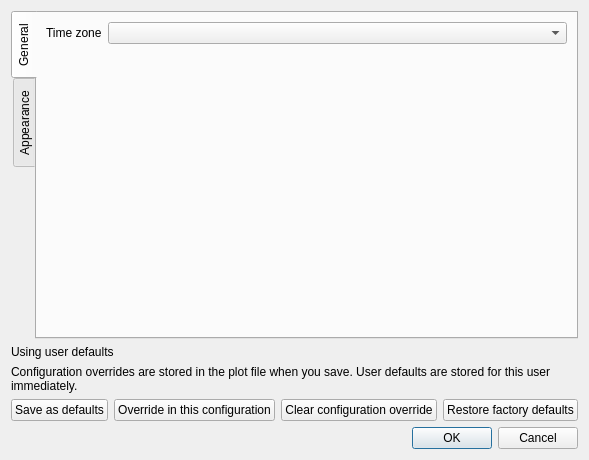
<?xml version="1.0" encoding="UTF-8"?>
<ui version="4.0">
 <class>PreferencesDialog</class>
 <widget class="QDialog" name="PreferencesDialog">
  <property name="geometry">
   <rect>
    <x>0</x>
    <y>0</y>
    <width>560</width>
    <height>460</height>
   </rect>
  </property>
  <property name="windowTitle">
   <string>Preferences</string>
  </property>
  <layout class="QVBoxLayout" name="verticalLayout">
   <item>
    <widget class="QTabWidget" name="tabWidget">
     <property name="tabPosition">
      <enum>QTabWidget::West</enum>
     </property>
     <widget class="QWidget" name="tabGeneral">
      <attribute name="title">
       <string>General</string>
      </attribute>
      <layout class="QFormLayout" name="formLayout">
       <item row="0" column="0">
        <widget class="QLabel" name="labelTimeZone">
         <property name="text">
          <string>Time zone</string>
         </property>
        </widget>
       </item>
       <item row="0" column="1">
        <widget class="rqt_multiplot::MatchFilterComboBox" name="comboTimeZone"/>
       </item>
      </layout>
     </widget>
     <widget class="QWidget" name="tabAppearance">
      <attribute name="title">
       <string>Appearance</string>
      </attribute>
      <layout class="QVBoxLayout" name="verticalLayoutAppearance">
       <item>
        <layout class="QFormLayout" name="formLayoutAppearance">
         <item row="0" column="0">
          <widget class="QLabel" name="labelTheme">
           <property name="text">
            <string>Theme</string>
           </property>
          </widget>
         </item>
         <item row="0" column="1">
          <widget class="QComboBox" name="comboTheme"/>
         </item>
         <item row="1" column="0">
          <widget class="QLabel" name="labelOpenGLCanvas">
           <property name="text">
            <string>OpenGL canvas</string>
           </property>
          </widget>
         </item>
         <item row="1" column="1">
          <widget class="QCheckBox" name="checkOpenGLCanvas">
           <property name="text">
            <string>Use OpenGL for plot drawing</string>
           </property>
           <property name="checked">
            <bool>false</bool>
           </property>
          </widget>
         </item>
        </layout>
       </item>
       <item>
        <widget class="QGroupBox" name="groupPlotTitles">
         <property name="title">
          <string>Plot titles</string>
         </property>
         <layout class="QFormLayout" name="formLayoutPlotTitles">
          <item row="0" column="0">
           <widget class="QLabel" name="labelPlotTitleFontSize">
            <property name="text">
             <string>Font size</string>
            </property>
           </widget>
          </item>
          <item row="0" column="1">
           <widget class="QSpinBox" name="spinPlotTitleFontSize">
            <property name="minimum">
             <number>6</number>
            </property>
            <property name="maximum">
             <number>72</number>
            </property>
            <property name="value">
             <number>11</number>
            </property>
           </widget>
          </item>
          <item row="1" column="0">
           <widget class="QLabel" name="labelPlotTitleWeight">
            <property name="text">
             <string>Weight</string>
            </property>
           </widget>
          </item>
          <item row="1" column="1">
           <widget class="QComboBox" name="comboPlotTitleWeight">
            <item>
             <property name="text">
              <string>Regular</string>
             </property>
            </item>
            <item>
             <property name="text">
              <string>Bold</string>
             </property>
            </item>
            <property name="currentIndex">
             <number>1</number>
            </property>
           </widget>
          </item>
          <item row="2" column="0">
           <widget class="QLabel" name="labelPlotTitleColor">
            <property name="text">
             <string>Color</string>
            </property>
           </widget>
          </item>
          <item row="2" column="1">
           <layout class="QHBoxLayout" name="horizontalLayoutPlotTitleColor">
            <item>
             <widget class="QFrame" name="framePlotTitleColor">
              <property name="minimumSize">
               <size>
                <width>0</width>
                <height>23</height>
               </size>
              </property>
              <property name="frameShape">
               <enum>QFrame::StyledPanel</enum>
              </property>
              <property name="frameShadow">
               <enum>QFrame::Sunken</enum>
              </property>
              <layout class="QGridLayout" name="gridLayoutPlotTitleColor">
               <property name="margin">
                <number>0</number>
               </property>
               <item row="0" column="0">
                <widget class="QLabel" name="labelPlotTitleColorSwatch">
                 <property name="cursor">
                  <cursorShape>PointingHandCursor</cursorShape>
                 </property>
                 <property name="text">
                  <string/>
                 </property>
                 <property name="alignment">
                  <set>Qt::AlignCenter</set>
                 </property>
                </widget>
               </item>
              </layout>
             </widget>
            </item>
            <item>
             <widget class="QCheckBox" name="checkPlotTitleAutoColor">
              <property name="text">
               <string>Auto</string>
              </property>
              <property name="checked">
               <bool>true</bool>
              </property>
             </widget>
            </item>
           </layout>
          </item>
          <item row="3" column="0">
           <widget class="QLabel" name="labelPlotTitlePreviewCaption">
            <property name="text">
             <string>Preview</string>
            </property>
           </widget>
          </item>
          <item row="3" column="1">
           <widget class="QLabel" name="labelPlotTitlePreview">
            <property name="text">
             <string>Untitled Plot</string>
            </property>
            <property name="alignment">
             <set>Qt::AlignCenter</set>
            </property>
            <property name="frameShape">
             <enum>QFrame::StyledPanel</enum>
            </property>
            <property name="margin">
             <number>8</number>
            </property>
           </widget>
          </item>
         </layout>
        </widget>
       </item>
      </layout>
     </widget>
    </widget>
   </item>
   <item>
    <widget class="QLabel" name="labelStatus">
     <property name="text">
      <string>Using user defaults</string>
     </property>
    </widget>
   </item>
   <item>
    <widget class="QLabel" name="labelHint">
     <property name="text">
      <string>Configuration overrides are stored in the plot file when you save. User defaults are stored for this user immediately.</string>
     </property>
     <property name="wordWrap">
      <bool>true</bool>
     </property>
    </widget>
   </item>
   <item>
    <layout class="QHBoxLayout" name="persistActionsLayout">
     <item>
      <widget class="QPushButton" name="buttonSaveAsDefaults">
       <property name="text">
        <string>Save as defaults</string>
       </property>
      </widget>
     </item>
     <item>
      <widget class="QPushButton" name="buttonOverrideConfiguration">
       <property name="text">
        <string>Override in this configuration</string>
       </property>
      </widget>
     </item>
     <item>
      <widget class="QPushButton" name="buttonClearOverride">
       <property name="text">
        <string>Clear configuration override</string>
       </property>
      </widget>
     </item>
     <item>
      <widget class="QPushButton" name="buttonRestoreFactory">
       <property name="text">
        <string>Restore factory defaults</string>
       </property>
      </widget>
     </item>
    </layout>
   </item>
   <item>
    <widget class="QDialogButtonBox" name="buttonBox">
     <property name="standardButtons">
      <set>QDialogButtonBox::Cancel|QDialogButtonBox::Ok</set>
     </property>
    </widget>
   </item>
  </layout>
 </widget>
 <customwidgets>
  <customwidget>
   <class>rqt_multiplot::MatchFilterComboBox</class>
   <extends>QComboBox</extends>
   <header location="global">rqt_multiplot/MatchFilterComboBox.hpp</header>
  </customwidget>
 </customwidgets>
 <resources/>
 <connections/>
</ui>
